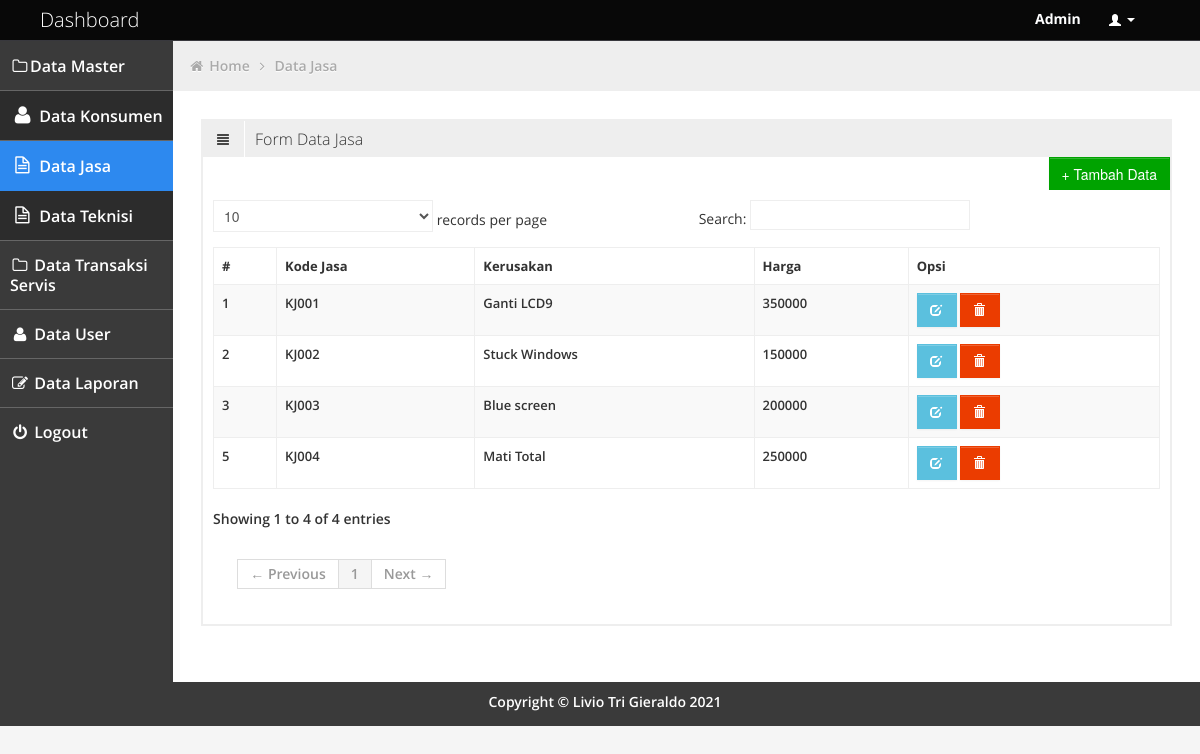
The page /admin/jasa.php (signed in) on the database its author committed.
### tables this page shows
CREATE TABLE `jasa` (
  `no` int(10) NOT NULL,
  `kd_jasa` varchar(15) NOT NULL,
  `kerusakan` varchar(100) NOT NULL,
  `harga` int(20) NOT NULL
);

### admin/jasa.php (the view, shortened to what this page needs)
<!DOCTYPE html>
<html lang="en">
<head>
	<link id="bootstrap-style" href="../css/bootstrap.min.css" rel="stylesheet">
	<link href="../css/bootstrap-responsive.min.css" rel="stylesheet">
	<link id="base-style" href="../css/style.css" rel="stylesheet">
	<link id="base-style-responsive" href="../css/style-responsive.css" rel="stylesheet">
	<link rel="stylesheet" type="text/css" href="../css2/font.css">
</head>
<body>
	<?php include 'navbar.php'; ?>
		<div class="container-fluid-full">
				<div class="row-fluid">
					<?php include 'sidebarr.php'; ?>
						<div id="content" class="span10">
								<ul class="breadcrumb">
									<li>
										<i class="icon-home"></i>
										<a href="dashboard.php">Home</a>
										<i class="icon-angle-right"></i>
									</li>
									<li><a href="jasa.php">Data Jasa</a></li>
								</ul>
			  <div class="row-fluid sortable">
					<div class="box span12">
						<div class="box-header">
							<h2><i class="halflings-icon align-justify"></i><span class="break"></span>Form Data Jasa </h2>
						</div>
                        <div class="clearfix">
                            <button class="width-35 pull-right btn btn-sm btn-success" onclick="location.href='tambahjasa.php'">
                                <span class="bigger-110"> + Tambah Data</span>
                            </button>
                        </div>
						<div class="box-content">
							<table class="table table-striped table-bordered bootstrap-datatable datatable">
						    <thead>
						      <tr>
							    <th><font size="2">#</th>
						        <th><font size="2">Kode Jasa</th>
						        <th><font size="2">Kerusakan</th>
						        <th><font size="2">Harga</th>
						        <th><font size="2">Opsi</th>
						      </tr>
						    </thead>
						    <tbody>
						    <?php
						    include '../config/koneksi.php';
						    $data = $conn->query("SELECT * FROM jasa ORDER BY no desc");
						    while ($result = $data->fetch_assoc()){
						    	?>
						      <tr>
							  	<td><font size="2"><?php echo $result ['no']; ?></td>
						        <td><font size="2"><?php echo $result ['kd_jasa']; ?></td>
						        <td><font size="2"><?php echo $result ['kerusakan'] ; ?></td>
						        <td><font size="2"><?php echo $result ['harga'] ; ?></td>
							    <td class="center">
									<a class="btn btn-info" href="edit_jasa.php?kd_jasa=<?php echo $result ['kd_jasa'] ; ?>" title="Edit Data Jasa">
										<i class="halflings-icon white edit"></i></a>
									<a class="btn btn-danger" href="../aksi/proses.php?kd_jasa=<?php echo $result ['kd_jasa'] ; ?>"onclick="return confirm('Apakah anda yakin akan menghapus data ini?')"title="Hapus Data">
										<i class="halflings-icon white trash"></i></a>
								</td>
						      </tr>
						      <?php
						      }
						      ?>
						    </tbody>
			 		      </table>
						</div>
					</div>
					</div>
			</div>
				</div>
			</div>
	<?php include 'footer.php';?>
</body>
</html>

### css/style.css (style rules this page uses)
body { background: #F5F5F5; color: #333; border: none; font-family: 'Open Sans', sans-serif; font-weight: 600; }
a { color: #646464; }
h2 { font-size: 16px; line-height: 16px; }
#content { background: #ffffff; filter: none; min-height: 100%; padding: 20px 20px; position: relative; }
.breadcrumb { margin: -28px -28px 28px -28px; line-height: 34px; background: #eee; border: 0px; color: #aaa; -webkit-box-shadow: none; -moz-box-shadow: none; box-shadow: none; -webkit-border-radius: 0px; -moz-border-radius: 0px; border-radius: 0px; }
.breadcrumb a { color: #aaa; text-shadow: 0px 1px 1px #fff; }
.box { border: 2px solid #eee; background: #fff !important; margin-bottom: 28px; }
.box-header { height: 16px; font-size: 16px; line-height: 16px; padding: 10px; background: #eee; -webkit-box-shadow: none; -moz-box-shadow: none; box-shadow: none; overflow: hidden; }
.box-header h2 { float:left; margin-top: 0px; font-weight: 300; }
.box-header h2 i { margin: 0px 3px 0px 4px; opacity: .8; filter: alpha(opacity=80); -ms-filter:"progid:DXImageTransform.Microsoft.Alpha(Opacity=80)"; }
.box-content { position: relative; z-index: 50; margin-top: -1px; padding: 10px; background: #fff !important; }
.btn { display: inline-block; padding: 6px 12px; margin-bottom: 0; font-size: 14px; font-weight: 500; line-height: 20px; text-align: center; white-space: nowrap; vertical-align: middle; cursor: pointer; border: 1px solid #a7a9aa; -webkit-border-radius: 0px !important; border-radius: 0px !important; }
.btn i { margin-top: 2px; }
.btn { color: #ffffff; background-color: #a7a9aa; border-color: #a7a9aa; background-image: none; filter: none; text-shadow: none; }
.btn-danger { background-color: #EB3C00; border-color: #EB3C00; }
.btn-success { background-color: #00A300; border-color: #00A300; }
.btn-info { background-color: #5bc0de; border-color: #5bc0de; }
.table th, .table td { border-top: 1px solid #eee; }
.table-bordered { border-color: #eee; -webkit-border-radius: 0px !important; -moz-border-radius: 0px !important; border-radius: 0px !important; }
.table-bordered th, .table-bordered td { border-left: 1px solid #eee; }
.table-bordered thead:first-child tr:first-child > th:first-child, .table-bordered tbody:first-child tr:first-child > td:first-child, .table-bordered tbody:first-child tr:first-child > th:first-child { -webkit-border-radius: 0px !important; -moz-border-radius: 0px !important; border-radius: 0px !important; }
.table-bordered thead:first-child tr:first-child > th:last-child, .table-bordered tbody:first-child tr:first-child > td:last-child, .table-bordered tbody:first-child tr:first-child > th:last-child { -webkit-border-radius: 0px !important; -moz-border-radius: 0px !important; border-radius: 0px !important; }
.table-bordered thead:last-child tr:last-child > th:first-child, .table-bordered tbody:last-child tr:last-child > td:first-child, .table-bordered tbody:last-child tr:last-child > th:first-child, .table-bordered tfoot:last-child tr:last-child > td:first-child, .table-bordered tfoot:last-child tr:last-child > th:first-child { -webkit-border-radius: 0px !important; -moz-border-radius: 0px !important; border-radius: 0px !important; }
.table-bordered thead:last-child tr:last-child > th:last-child, .table-bordered tbody:last-child tr:last-child > td:last-child, .table-bordered tbody:last-child tr:last-child > th:last-child, .table-bordered tfoot:last-child tr:last-child > td:last-child, .table-bordered tfoot:last-child tr:last-child > th:last-child { -webkit-border-radius: 0px !important; -moz-border-radius: 0px !important; border-radius: 0px !important; }

### css/style-responsive.css (style rules this page uses)
@media (min-width: 1200px) { .container-fluid-full { overflow: hidden; position: relative; height: 100%; } }
@media (min-width: 1200px) { #content { width: 85.578%; padding: 28px; margin: 0px 0px; margin-left: 14.422% !important; } }

### css/halflings.css (style rules this page uses)
html, html .halflings { -webkit-font-smoothing: antialiased !important; }
.halflings-icon { display: inline-block; width: 14px; height: 14px; line-height: 14px; vertical-align: text-top; background-image: url(../img/glyphicons_halflings.svg); background-position: 0 0; background-repeat: no-repeat; vertical-align: top; *display: inline; *zoom: 1; *margin-right: .3em; }
.halflings-icon.white { background-image: url(../img/glyphicons_halflings-white.svg); }
.halflings-icon.trash { background-position: -456px 0; }
.halflings-icon.align-justify { background-position: -336px -48px; }
.halflings-icon.edit { background-position: -96px -72px; }

### rows shown on the page
jasa: no "5", kd_jasa "KJ004", kerusakan "Mati Total", harga "250000"
jasa: no "3", kd_jasa "KJ003", kerusakan "Blue screen", harga "200000"
jasa: no "2", kd_jasa "KJ002", kerusakan "Stuck Windows", harga "150000"
jasa: no "1", kd_jasa "KJ001", kerusakan "Ganti LCD9", harga "350000"

### other values the page prints
$_SESSION['level'] "Admin"
